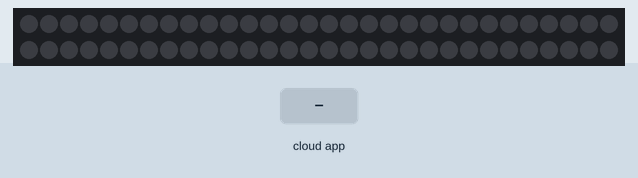
Recording of a sketch running on a simulated ESP32. On the bench: 60 RGB LEDs in strip order, left to right, continuing on the next row. Inputs (shaded band) come from the test bench. Dim RGB values are drawn brighter than linear; WiFi joins after 1.5 s; servers stay silent unless stated.

Above: at 2.7 s.
2.8 s: the phone or cloud app sets Leuchtstreifen to 64
At 3.3 s:
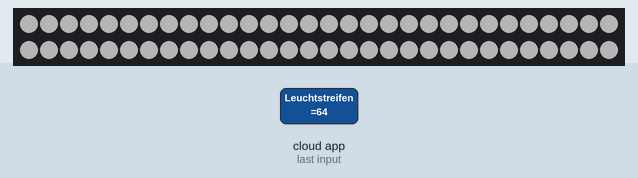
4.3 s: the phone or cloud app sets Leuchtstreifen to 128
5.8 s: the phone or cloud app sets Leuchtstreifen to 0
At 6.8 s:
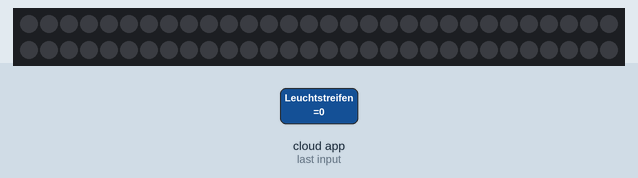
Timing chart, 0 to 8.8 s (numbered marks = the images above; inputs shaded):
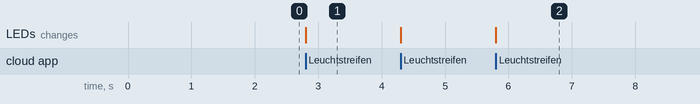

The sketch:

MakeYourSchool-SmartHome.ino
```cpp
#include <WiFi.h>
#include <Espalexa.h>
#include <Adafruit_NeoPixel.h>

Adafruit_NeoPixel leuchtstreifen(60, 13, NEO_GRB + NEO_KHZ800);
Espalexa espalexa;

void starteInternetverbindung() {
  if (WiFi.status() != WL_CONNECTED) {
    WiFi.begin("DeinWLAN", "GeheimesPasswort");

    while (WiFi.status() != WL_CONNECTED) {
      delay(500);
    }
  }
}

void aktualisiereLeuchtstreifen(uint8_t helligkeit, uint32_t farbe) {
  leuchtstreifen.clear();
  leuchtstreifen.setBrightness(helligkeit);
  leuchtstreifen.fill(farbe);
  leuchtstreifen.show();
}

void setup()
{
  leuchtstreifen.begin();
  starteInternetverbindung();
  espalexa.addDevice("Leuchtstreifen", aktualisiereLeuchtstreifen);
  espalexa.begin();
}

void loop()
{
   espalexa.loop();
   delay(1);
}
```

Measured:
- after the input at 2.8 s, the LEDs: change at once (image 1)
- after the input at 5.8 s, the LEDs: change at once (image 2)
